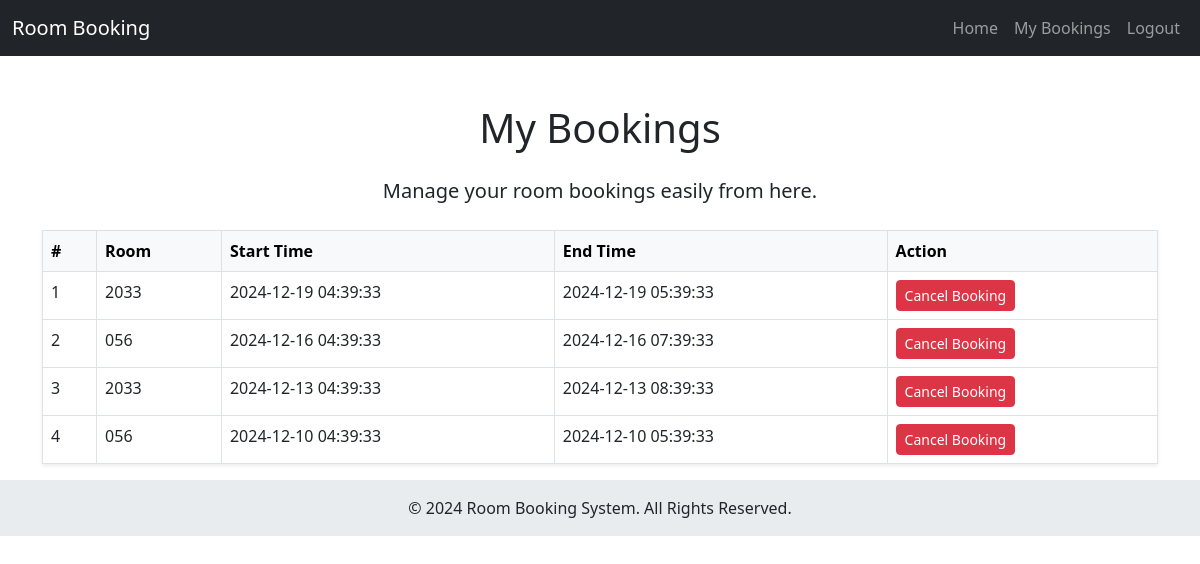
Page /cs333-project/user_dashboard.php (signed in) on the committed database.
### tables this page shows
CREATE TABLE `bookings` (
  `id` int(11) NOT NULL,
  `room_id` int(11) NOT NULL,
  `user_id` int(11) NOT NULL,
  `booking_start` datetime NOT NULL,
  `booking_end` datetime NOT NULL,
  `created_at` timestamp NOT NULL DEFAULT current_timestamp()
);

CREATE TABLE `rooms` (
  `id` int(11) NOT NULL,
  `room_name` varchar(100) NOT NULL,
  `capacity` int(11) NOT NULL,
  `description` text DEFAULT NULL,
  `equipment` text DEFAULT NULL,
  `created_at` timestamp NOT NULL DEFAULT current_timestamp(),
  `updated_at` timestamp NOT NULL DEFAULT current_timestamp() ON UPDATE current_timestamp()
);

### cs333-project/user_dashboard.php (the view, shortened to what this page needs)
<?php
require 'connection.php';
include 'header.php';
try {
    $stmt = $pdo->prepare("SELECT b.id, b.booking_start, b.booking_end, r.room_name
                           FROM bookings b
                           JOIN rooms r ON b.room_id = r.id
                           WHERE b.user_id = :user_id
                           ORDER BY b.booking_start DESC");
    $stmt->execute(['user_id' => $_SESSION['user_id']]);
    $bookings = $stmt->fetchAll(PDO::FETCH_ASSOC);
} catch (PDOException $e) {
    die("Database error: " . $e->getMessage());
}
?>
<div class="container mt-5">
    <div class="text-center">
        <h1 class="mb-4">My Bookings</h1>
        <p class="lead">Manage your room bookings easily from here.</p>
    </div>
    <div class="row mt-4">
        <?php if (empty($bookings)): ?>
            <div class="col-12 text-center">
                <p class="text-muted">You have no bookings at the moment.</p>
                <a href="rooms.php" class="btn btn-primary">Book a Room</a>
            </div>
        <?php else: ?>
            <div class="col-12">
                <table class="table table-bordered shadow-sm">
                    <thead class="table-light">
                        <tr>
                            <th>#</th>
                            <th>Room</th>
                            <th>Start Time</th>
                            <th>End Time</th>
                            <th>Action</th>
                        </tr>
                    </thead>
                    <tbody>
                        <?php foreach ($bookings as $index => $booking): ?>
                            <tr>
                                <td><?= $index + 1 ?></td>
                                <td><?= htmlspecialchars($booking['room_name']) ?></td>
                                <td><?= htmlspecialchars($booking['booking_start']) ?></td>
                                <td><?= htmlspecialchars($booking['booking_end']) ?></td>
                                <td>
                                    <form method="POST" action="cancel_booking.php">
                                        <button type="submit" class="btn btn-danger btn-sm">Cancel Booking</button>
                                    </form>
                                </td>
                            </tr>
                        <?php endforeach; ?>
                    </tbody>
                </table>
            </div>
        <?php endif; ?>
    </div>
</div>
<?php include 'footer.php'; ?>

### rows in the picture
bookings: room.room_name "2033", booking_start "2024-12-19 04:39:33", booking_end "2024-12-19 05:39:33"
bookings: room.room_name "056", booking_start "2024-12-16 04:39:33", booking_end "2024-12-16 07:39:33"
bookings: room.room_name "2033", booking_start "2024-12-13 04:39:33", booking_end "2024-12-13 08:39:33"
bookings: room.room_name "056", booking_start "2024-12-10 04:39:33", booking_end "2024-12-10 05:39:33"
